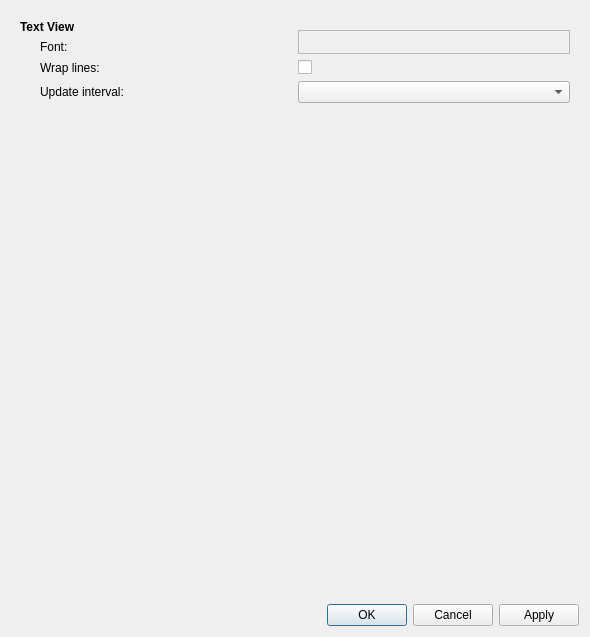
<?xml version="1.0" encoding="UTF-8"?>
<ui version="4.0">
 <class>PreferencesDialog</class>
 <widget class="QDialog" name="PreferencesDialog">
  <property name="geometry">
   <rect>
    <x>0</x>
    <y>0</y>
    <width>590</width>
    <height>637</height>
   </rect>
  </property>
  <property name="windowTitle">
   <string>Dialog</string>
  </property>
  <layout class="QGridLayout" name="gridLayout_2">
   <item row="0" column="0">
    <widget class="QWidget" name="generalWidget" native="true">
     <layout class="QGridLayout" name="gridLayout">
      <item row="2" column="0">
       <widget class="QLabel" name="_textViewFont">
        <property name="toolTip">
         <string>The default font used in the text view</string>
        </property>
        <property name="text">
         <string>Font:</string>
        </property>
        <property name="indent">
         <number>20</number>
        </property>
       </widget>
      </item>
      <item row="1" column="1" rowspan="2">
       <widget class="FontPicker" name="textViewFontPicker">
        <property name="frameShape">
         <enum>QFrame::StyledPanel</enum>
        </property>
        <property name="frameShadow">
         <enum>QFrame::Raised</enum>
        </property>
       </widget>
      </item>
      <item row="5" column="0">
       <spacer name="verticalSpacer">
        <property name="orientation">
         <enum>Qt::Vertical</enum>
        </property>
        <property name="sizeHint" stdset="0">
         <size>
          <width>20</width>
          <height>40</height>
         </size>
        </property>
       </spacer>
      </item>
      <item row="0" column="0" rowspan="2">
       <widget class="QLabel" name="_textView">
        <property name="styleSheet">
         <string notr="true">QLabel {
   font-weight: bold;
}</string>
        </property>
        <property name="text">
         <string>Text View</string>
        </property>
       </widget>
      </item>
      <item row="3" column="1">
       <widget class="QCheckBox" name="lineWrapCheckBox">
        <property name="text">
         <string/>
        </property>
       </widget>
      </item>
      <item row="4" column="1">
       <widget class="QComboBox" name="updateIntervalComboBox"/>
      </item>
      <item row="3" column="0">
       <widget class="QLabel" name="label">
        <property name="toolTip">
         <string>Wrap lines at right edge of text view</string>
        </property>
        <property name="text">
         <string>Wrap lines:</string>
        </property>
        <property name="indent">
         <number>20</number>
        </property>
       </widget>
      </item>
      <item row="4" column="0">
       <widget class="QLabel" name="label_2">
        <property name="toolTip">
         <string>Update interval of the text view</string>
        </property>
        <property name="text">
         <string>Update interval:</string>
        </property>
        <property name="indent">
         <number>20</number>
        </property>
       </widget>
      </item>
     </layout>
    </widget>
   </item>
   <item row="1" column="0">
    <widget class="QDialogButtonBox" name="buttonBox">
     <property name="orientation">
      <enum>Qt::Horizontal</enum>
     </property>
     <property name="standardButtons">
      <set>QDialogButtonBox::Apply|QDialogButtonBox::Cancel|QDialogButtonBox::Ok</set>
     </property>
    </widget>
   </item>
  </layout>
 </widget>
 <customwidgets>
  <customwidget>
   <class>FontPicker</class>
   <extends>QFrame</extends>
   <header location="global">highlighting/FontPicker.h</header>
   <container>1</container>
  </customwidget>
 </customwidgets>
 <resources/>
 <connections>
  <connection>
   <sender>buttonBox</sender>
   <signal>accepted()</signal>
   <receiver>PreferencesDialog</receiver>
   <slot>accept()</slot>
   <hints>
    <hint type="sourcelabel">
     <x>248</x>
     <y>254</y>
    </hint>
    <hint type="destinationlabel">
     <x>157</x>
     <y>274</y>
    </hint>
   </hints>
  </connection>
  <connection>
   <sender>buttonBox</sender>
   <signal>rejected()</signal>
   <receiver>PreferencesDialog</receiver>
   <slot>reject()</slot>
   <hints>
    <hint type="sourcelabel">
     <x>316</x>
     <y>260</y>
    </hint>
    <hint type="destinationlabel">
     <x>286</x>
     <y>274</y>
    </hint>
   </hints>
  </connection>
 </connections>
</ui>
